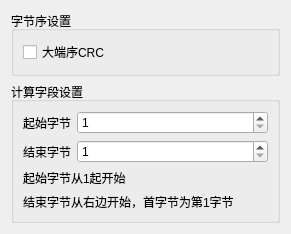
<?xml version="1.0" encoding="UTF-8"?>
<ui version="4.0">
 <class>SAKInputCrcSettingsDialog</class>
 <widget class="QDialog" name="SAKInputCrcSettingsDialog">
  <property name="geometry">
   <rect>
    <x>0</x>
    <y>0</y>
    <width>291</width>
    <height>186</height>
   </rect>
  </property>
  <property name="windowTitle">
   <string>Dialog</string>
  </property>
  <layout class="QVBoxLayout" name="verticalLayout">
   <item>
    <widget class="QGroupBox" name="groupBox">
     <property name="title">
      <string>字节序设置</string>
     </property>
     <layout class="QVBoxLayout" name="verticalLayout_2">
      <item>
       <widget class="QCheckBox" name="bigEndianCheckBox">
        <property name="text">
         <string>大端序CRC</string>
        </property>
       </widget>
      </item>
     </layout>
    </widget>
   </item>
   <item>
    <widget class="QGroupBox" name="groupBox_2">
     <property name="title">
      <string>计算字段设置</string>
     </property>
     <layout class="QGridLayout" name="gridLayout">
      <item row="1" column="1">
       <widget class="QSpinBox" name="endSpinBox">
        <property name="minimum">
         <number>1</number>
        </property>
        <property name="maximum">
         <number>999</number>
        </property>
       </widget>
      </item>
      <item row="2" column="0" colspan="2">
       <widget class="QLabel" name="label_3">
        <property name="text">
         <string>起始字节从1起开始</string>
        </property>
       </widget>
      </item>
      <item row="1" column="0">
       <widget class="QLabel" name="label_2">
        <property name="text">
         <string>结束字节</string>
        </property>
       </widget>
      </item>
      <item row="0" column="0">
       <widget class="QLabel" name="label">
        <property name="text">
         <string>起始字节</string>
        </property>
       </widget>
      </item>
      <item row="0" column="1">
       <widget class="QSpinBox" name="startSpinBox">
        <property name="sizePolicy">
         <sizepolicy hsizetype="Expanding" vsizetype="Fixed">
          <horstretch>0</horstretch>
          <verstretch>0</verstretch>
         </sizepolicy>
        </property>
        <property name="minimum">
         <number>1</number>
        </property>
        <property name="maximum">
         <number>999</number>
        </property>
       </widget>
      </item>
      <item row="3" column="0" colspan="2">
       <widget class="QLabel" name="label_4">
        <property name="text">
         <string>结束字节从右边开始，首字节为第1字节</string>
        </property>
       </widget>
      </item>
     </layout>
    </widget>
   </item>
  </layout>
 </widget>
 <resources/>
 <connections/>
</ui>
